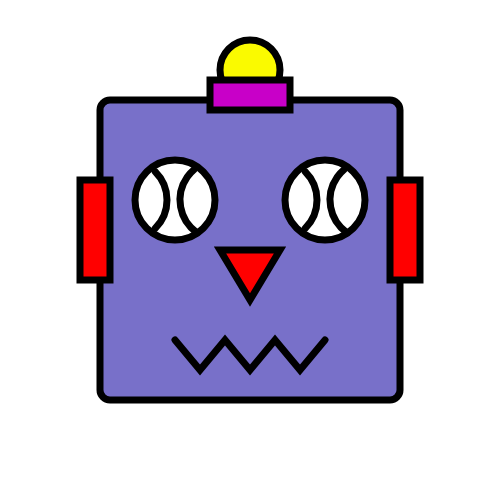
Frame 1 (no input)
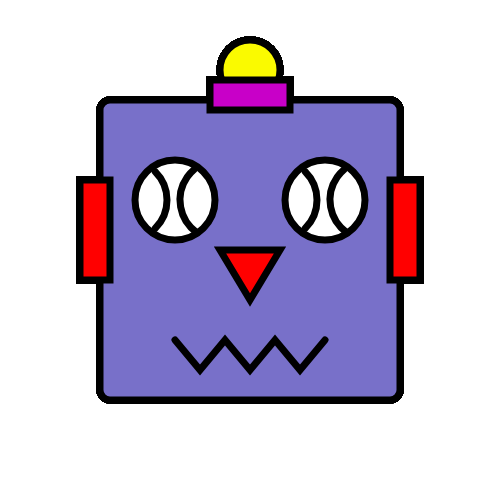
Frame 60 (no input)
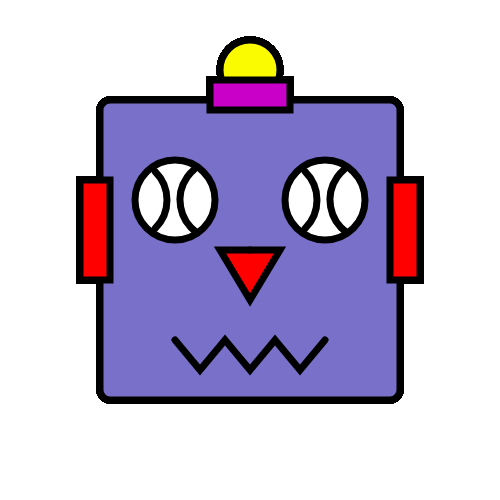
Frame 120 (the mouse pressed at the canvas centre since frame 60)

The p5.js sketch that drew these frames (run headless with seeded random() and noise() and a simulated clock; from frame 60 on, the mouse is pressed at the canvas centre):

// p5.js sketch
// ── sketch.js
function setup()
{
	//create a canvas for the robot
	createCanvas(500, 500);
}

let r = 120;
let g = 112;
let b = 201;

function mouseClicked() {
	r = random(255);
	g = random(255);
	b = random(255);
}

function draw()
{
	strokeWeight(7);

	//robots head
	fill(r, g, b);
	rect(100, 100, 300, 300, 10);


	//robots antenna
	fill(250, 250, 0);
	ellipse(250, 70, 60, 60);

	fill(200, 0, 200);
	rect(210, 80, 80, 30);

	//robots eyes
	fill(255);
	ellipse(175, 200, 80, 80);

	noFill();
	arc(127, 200, 80, 80, -(HALF_PI + radians(-45)), (HALF_PI - radians(45)));
	arc(220, 200, 80, 80, (HALF_PI + radians(35)), (PI + radians(50)));

	fill(255);
	ellipse(325, 200, 80, 80);

	noFill();
	arc(277, 200, 80, 80, -(HALF_PI + radians(-45)), (HALF_PI - radians(45)));
	arc(370, 200, 80, 80, (HALF_PI + radians(35)), (PI + radians(50)));


	//robots nose
	fill(255, 0, 0);
	triangle(250, 300, 220, 250, 280, 250);

	//robots ears
	rect(80, 180, 30, 100);
	rect(390, 180, 30, 100);

	//robots mouth
	noFill();
	beginShape();
	vertex(175, 340);
	vertex(200, 370);
	vertex(225, 340);
	vertex(250, 370);
	vertex(275, 340);
	vertex(300, 370);
	vertex(325, 340);
	endShape();

	
	if (mouseIsPressed) {
		fill(0);
		point(mouseX, mouseY);
	}
}
